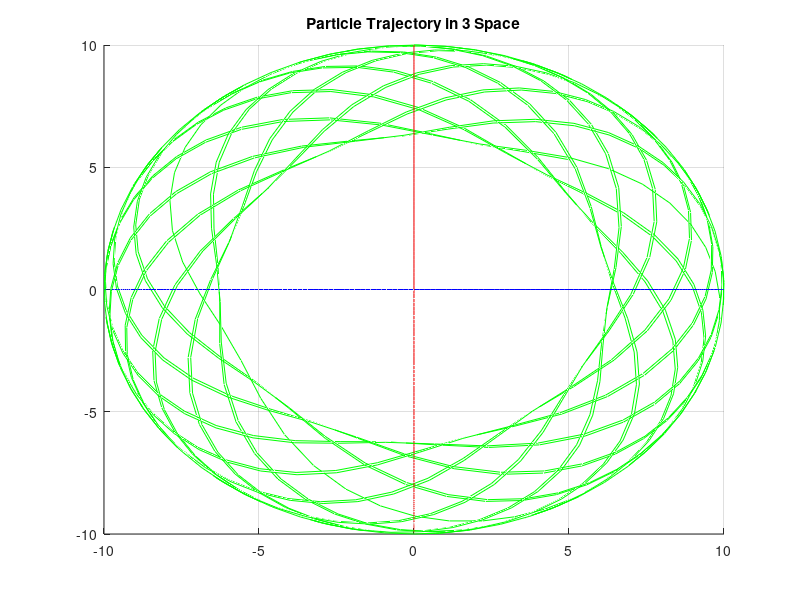

Write MATLAB code to recreate this figure.
%%
% AE 352
% HW 5
% 2C EC
close all; clear all;

R = 10; %define initial Radius
v_0 = 10; %define initial speed
g = -9.81; %gravity constant

theta(1) = 0; % starting parameters
omega(1) = v_0/R;

dt = 100/1000;% time discretization
t_Max = 100;

x(1) = 0;
y(1) = R;
z(1) = 10;

vx(1) = 0;
vy(1) = v_0;
vz(1) = 0;
az(1) = 0;


for t=1 : 1000
 
 %utilize a ratio of radii (r_0)^2/r^2 to determine omega, 
 %then use omega^2*r to find centripetal acceleration
 az(t+1) = (omega(1)*(100/(R^2-(R-z(t))^2)))^2*(R-z(t));
 vz(t+1) = vz(t) + dt*((g)+az(t+1)); %alter gravity influence with centripetal
 z(t+1) = z(t) + dt*vz(t+1); %numerically integrate to find z
 
 omega(t+1) = omega(1)*(100/(R^2-(R-z(t+1))^2)); % find omega as before with radii ratio
 
 theta(t+1) = theta(t) +dt*omega(t+1); %numerically integrate to find theta
 
 x(t+1) = sin(theta(t+1))*sqrt(R^2-(R-z(t+1))^2); % numerically intrage to find new x and y
 y(t+1) = cos(theta(t+1))*sqrt(R^2-(R-z(t+1))^2);
 
end

%make circles for visualization purposes
x1(1)=0;
y1(1)=0;
z1(1)=0;
x2(1)=0;
y2(1)=0;
z2(1)=0;
for t = 1:360
    x1(t) = 10*cosd(t-1);
    x2(t) = 0;
    y1(t) = 0;
    y2(t) = 10*cosd(t-1);
    z1(t) = 10*sind(t-1)+10;
    z2(t) = 10*sind(t-1)+10;
end

figure(1)
title('Particle Trajectory in 3 Space');
hold on;
grid on;
plot3(x,y,z,'g-');
plot3(x1,y1,z1,'b-');
plot3(x2,y2,z2,'r-');